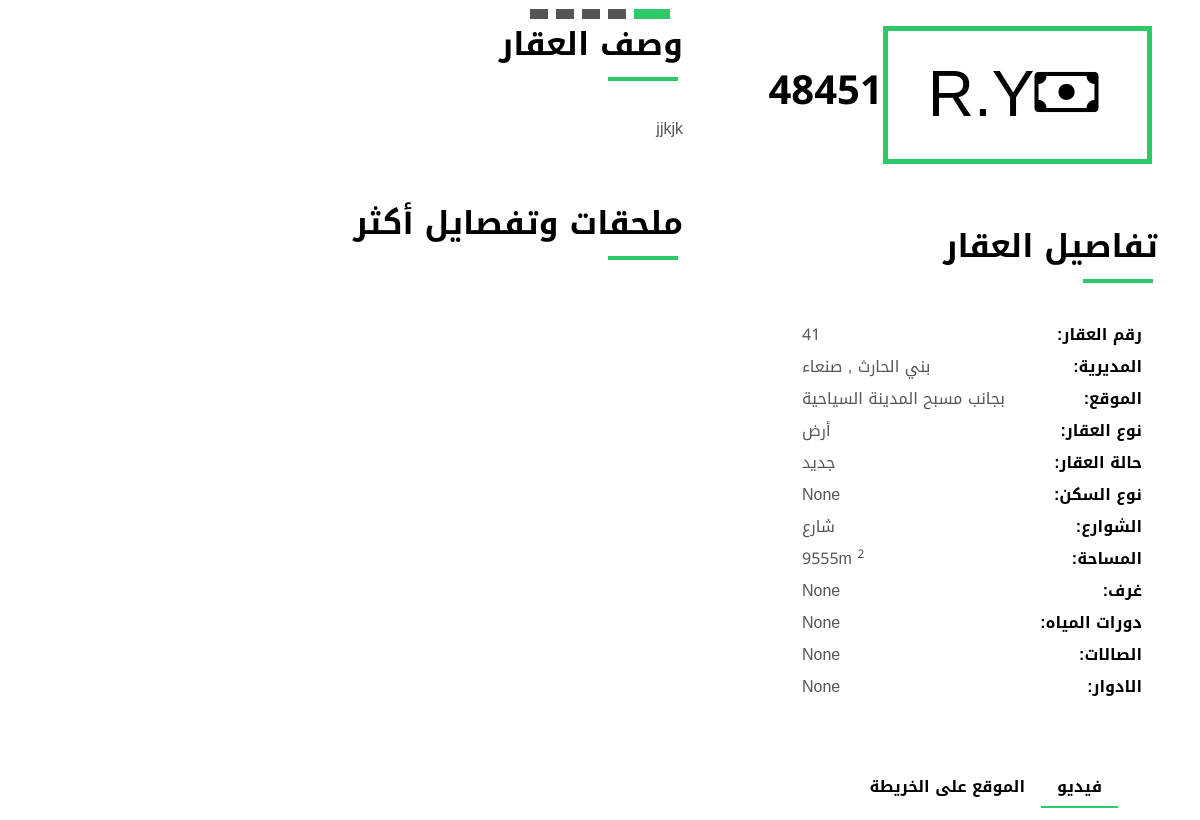
The app's page /property/property_single/41 (signed in, middle part), older data.
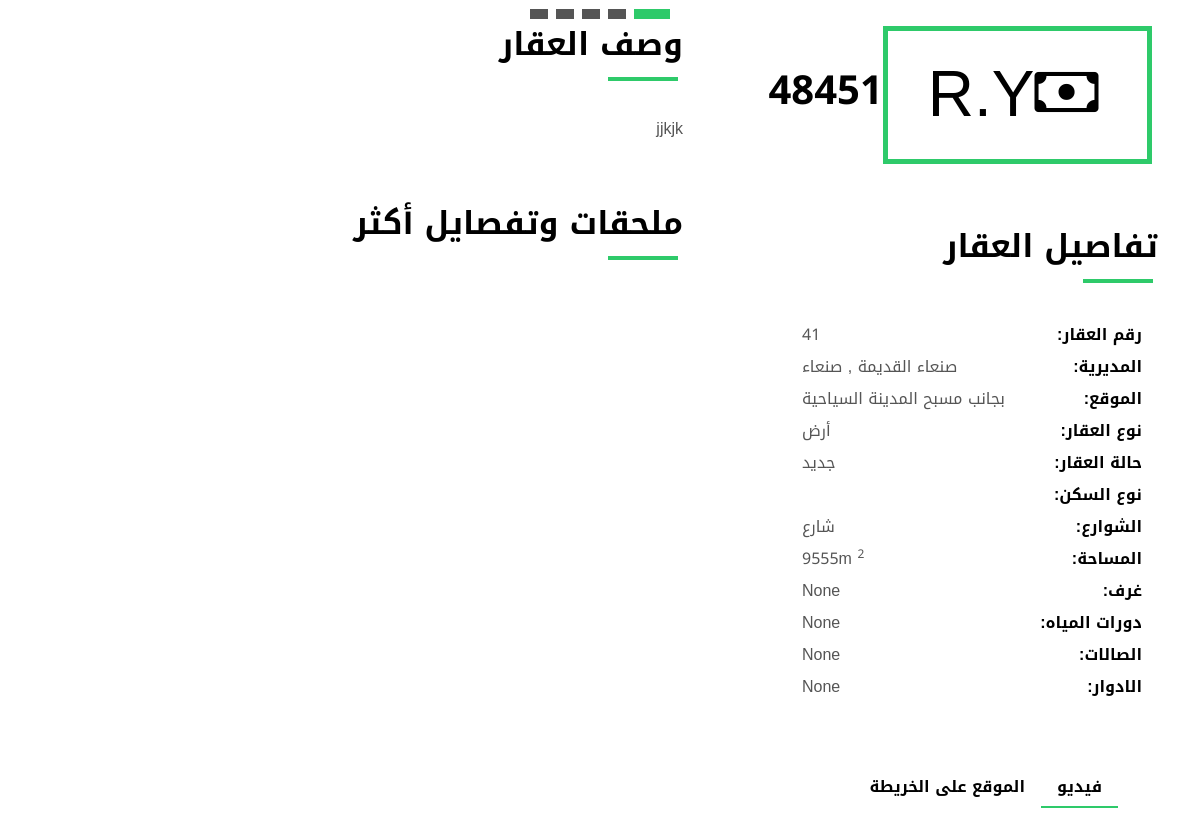
The same page, newer data.
### property/models.py (models this page shows, shortened)
class Property(models.Model):
    area = models.ForeignKey(Area, on_delete=models.DO_NOTHING, null=True)
    agent = models.ForeignKey(Agent,
                              on_delete=models.DO_NOTHING,
                              null=True,
                              related_name='properties')
    title = models.CharField(max_length=50, null=True)
    property_type = models.CharField(max_length=100, null=True)
    location = models.CharField(max_length=100, null=True)
    img = models.ImageField(upload_to=filepath, blank=True)
    details = models.TextField(null=True)
    price = models.IntegerField(null=True)
    room_number = models.CharField(max_length=100, null=True, blank=True)
    hall_room = models.CharField(max_length=100, null=True, blank=True)
    bathrooms = models.CharField(max_length=100, null=True, blank=True)
    floor = models.CharField(max_length=100, null=True, blank=True)
    street_number = models.CharField(max_length=100, null=True)
    build_year = models.CharField(max_length=100, null=True)
    house_type = models.CharField(max_length=100, null=True, blank=True)
    space = models.IntegerField(null=True)
    pool = models.BooleanField(default=False, null=True)
    kitchen = models.BooleanField(default=False, null=True)
    roof = models.BooleanField(default=False, null=True)
    modern = models.BooleanField(default=False, null=True)
    appendix = models.BooleanField(default=False, null=True)
    elevator = models.BooleanField(default=False, null=True)
    basement = models.BooleanField(default=False, null=True)
    furnished = models.BooleanField(default=False, null=True)
    property_date = models.DateField(default=timezone.now)
    state = models.SmallIntegerField(default=0,
                                     choices=[(0, 'inactive'), (1, 'banned'),
                                              (2, 'active')])

class Area(models.Model):
    city = models.ForeignKey(City,
                             on_delete=models.DO_NOTHING,
                             null=True,
                             related_name='areas')
    area_name = models.CharField(max_length=100)
    def __str__(self):
        return self.area_name

class City(models.Model):
    city_name = models.CharField(max_length=100, null=True)
    phohto = models.ImageField(upload_to='city_photo', null=True, blank=True)
    def __str__(self):
        return self.city_name

### property/views.py (the view)
# urls.py: path('property_single/<int:property_id>',
@login_required(login_url='login')
def property_single(request, property_id):
    property = get_object_or_404(Property, id=property_id)
    comments = property.comments.filter(parent_comment__isnull=True)
    photos = list(
        Photo_Property.objects.filter(property=property)) + [property.img]
    if request.method == 'POST':
        form = CommentForm(request.POST)
        if form.is_valid():
            comment = form.save(commit=False)
            if hasattr(request.user, 'customer'):
                comment.customer = request.user.customer
            elif hasattr(request.user, 'agent'):
                comment.agent = request.user.agent
            comment.property = property
            comment.save()
            return redirect('property_single', property_id=property.id)
    else:
        form = CommentForm()
    context = {
        'comment_num': Comment.objects.filter(property_id=property_id).count(),
        'property': property,
        'comments': comments,
        'form': form,
        'photos': photos,
    }
    return render(request, 'property/property_single.html', context)

### templates/property/property_single.html (shortened to what the changed rows need)
{% extends 'base.html' %}
{% load static %}
{% block content %}
  <main id="main">
    <section class="property-single nav-arrow-b">
      <div class="container">
        <div class="row">
          <div class="col-sm-12">
            <div class="row justify-content-between">
              <div class="col-md-5 col-lg-4">
                <div class="property-price d-flex justify-content-center foo">
                  <div class="card-header-c d-flex">
                    <div class="card-title-c align-self-center">
                      <h5 class="title-c">{{property.price}}</h5>
                    </div>
                  </div>
                </div>
                <div class="property-summary">
                  <div class="summary-list">
                    <ul class="list">
                      <li class="d-flex justify-content-between">
                        <strong>رقم العقار:</strong>
                        <span>{{property.id}}</span>
                      </li>
                      <li class="d-flex justify-content-between">
                        <strong>المديرية:</strong>
                        <span>{{property.area}} , {{property.area.city}}</span>
                      </li>
                      <li class="d-flex justify-content-between">
                        <strong>الموقع:</strong>
                        <span>{{property.location}}</span>
                      </li>
                      <li class="d-flex justify-content-between">
                        <strong>نوع العقار:</strong>
                        <span>{{property.property_type}}</span>
                      </li>
                      <li class="d-flex justify-content-between">
                        <strong>حالة العقار:</strong>
                        <span>{{property.build_year}}</span>
                      </li>
                      <li class="d-flex justify-content-between">
                        <strong>نوع السكن:</strong>
                        <span>{{property.house_type}}</span>
                      </li>
                      <li class="d-flex justify-content-between">
                        <strong>الشوارع:</strong>
                        <span>{{property.street_number}}</span>
                      </li>
                      <li class="d-flex justify-content-between">
                        <strong>المساحة:</strong>
                        <span>{{property.space}}m
                          <sup>2</sup>
                        </span>
                      </li>
                      <li class="d-flex justify-content-between">
                        <strong>غرف:</strong>
                        <span>{{property.room_number}}</span>
                      </li>
                      <li class="d-flex justify-content-between">
                        <strong>دورات المياه:</strong>
                        <span>{{property.bathrooms}}</span>
                      </li>
                      <li class="d-flex justify-content-between">
                        <strong>الصالات:</strong>
                        <span>{{property.hall_room}}</span>
                      </li>
                      <li class="d-flex justify-content-between">
                        <strong>الادوار:</strong>
                        <span>{{property.floor}}</span>
                      </li>
                    </ul>
                  </div>
                </div>
              </div>
              <div class="col-md-7 col-lg-7 section-md-t3">
                <div class="property-description">
                  <p class="description color-text-a">
                    {{property.details}}
                  </p>
                </div>
              </div>
            </div>
          </div>
          <br> <br> <br> <br> <br> <br> <br> <br> <br> <br> <br> <br> <br> <br> <br> <br> <br> <br> <br> <br> <br> <br>
          <br>
        </div>
      </div>
    </section>
  </main>
{% endblock %}

Row changes from the older to the newer data that the page shows:
changed Property "بجانب مسبح المدينة السياحية": area "بني الحارث" → "صنعاء القديمة"; house_type "None" → (not shown)
